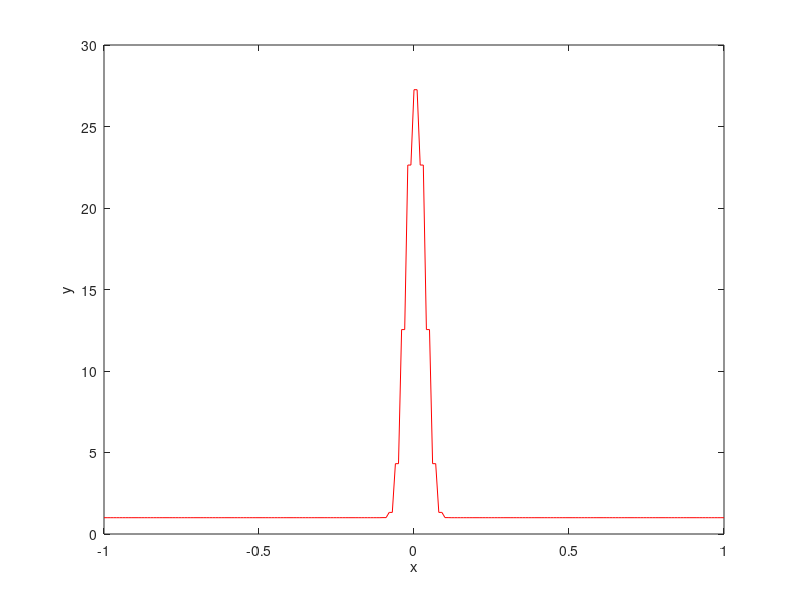

Write the MATLAB code that produced this figure.
U = zeros(100000, 201);
P = zeros(100000, 201);
r = zeros(1, 201);

for i = 1:201
    P(1, i) = 1;
    if i > 101
        U(1, i) = -2;
    else
        U(1, i) = 2;
    end
end

t = 0;
dx = 1/100;
e = 0.9;
index = 0;

for j = 1:100000
    r = zeros(1, 201);
    for i = 1:201
        r(1, i) = abs(U(j, i));
    end
    sr = max(r);
    dt = (e*dx)/sr;
    t= t+dt;
    if t > 0.5
        index = j;
        break
    end
    for k = 2:200    
        P(j+1, k) = 0.5*(P(j, k+1)+P(j, k-1)) - 0.5*e/sr * (P(j, k+1) * U(j, k+1) - P(j, k-1)*U(j, k-1));
    end
    P(j+1, 1) = P(j+1, 2);
    P(j+1, 201) = P(j+1, 200);

    for k = 2:200
        U(j+1, k) = (0.5*(U(j, k+1)*P(j, k+1) + P(j, k-1)*U(j, k-1)) - 0.5*(e/sr)*(P(j, k+1) * (U(j, k+1)^2) - P(j, k-1)*(U(j, k-1))^2 ))/P(j+1, k);
    end

    U(j+1, 1) = U(j+1, 2);
    U(j+1, 201) = U(j+1, 200);
end
x_data = linspace(-1, 1, 201);
plot(x_data, P(index, :), 'red')
plot(x_data, U(index, :), 'blue')

for k = 1:index
    plot(x_data, P(k, :), 'r')
    xlabel('x');
    ylabel('y');
    pause(0.1);
end

